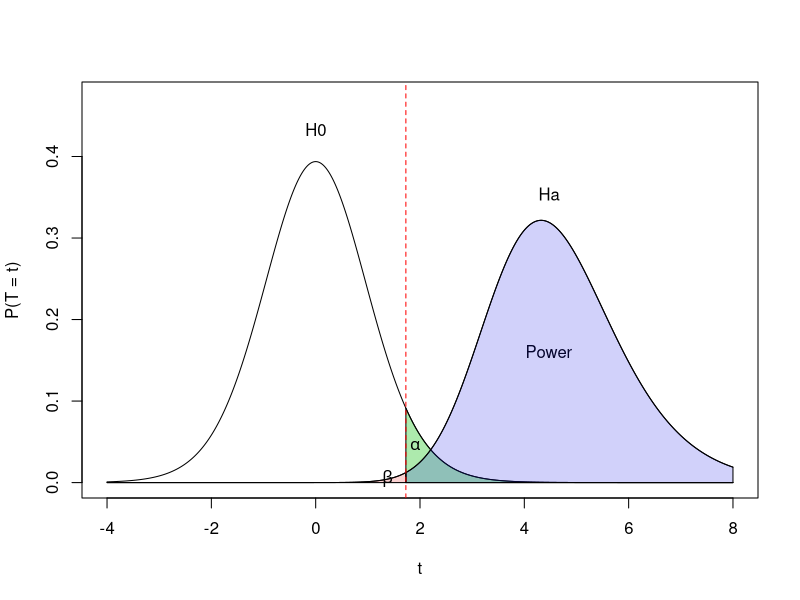
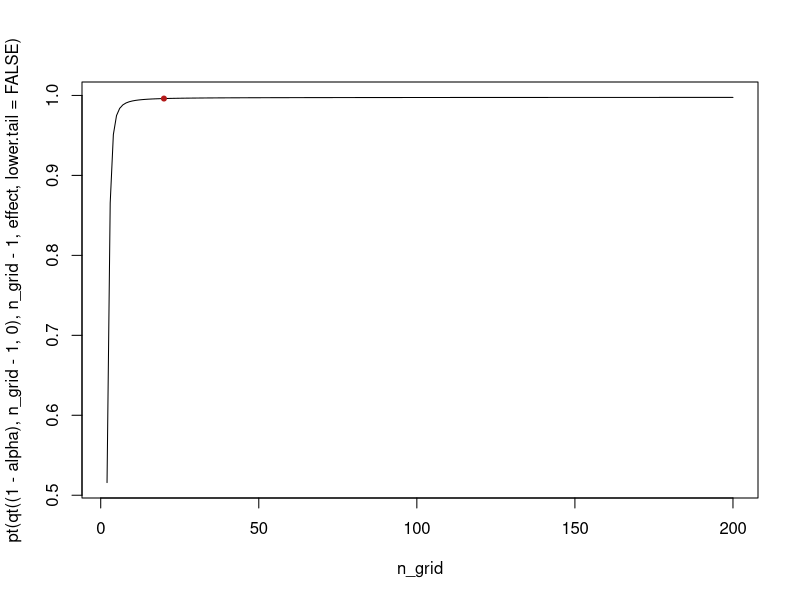

Recreate these plots in R, in order. (Note: this script raises an error after producing the figures.)
## A simple one-sample one-sided t-test Power Calculation 

# inputs
n <- 20 # Sample Size
sigma <- 1 # Estimate of sigma
delta <- 1 # Practically sig. difference
effect <- delta/(sigma/sqrt(n)) # Effect Size
alpha = .05 # Confidence Level

## Put sidedness into function
# alt_sided = "two"

n_grid <- 10000
lim_a <- -4
lim_b <- 8

## Build grids
grid_x <- seq(from = lim_a,
              to = lim_b,
              length.out = n_grid)
grid_x1 <- seq(qt((1-alpha), n-1, 0), lim_b, length.out = 400)
grid_x2 <- seq(lim_a, qt((1-alpha), n-1, 0), length.out = 400)

plot(x = grid_x,
     y = dt(grid_x, n-1, 0),
     type = "l",
     xlim = c(lim_a, lim_b),
     ylim = c(0, 1.2*max(dt(grid_x,n-1,0))),
     ylab = "P(T = t)",
     xlab = "t")

text(0, 1.1*max(dt(grid_x, n-1, 0)), "H0")
text(effect, 1.1*max(dt(grid_x, n-1, effect)), "Ha")
text(effect, .5*max(dt(grid_x, n-1, effect)), "Power")
polygon(x = c(grid_x1, rev(grid_x1)),
        y = c(dt(grid_x1, n-1, 0), rep(0, length(grid_x1))),
        col = rgb(.2, .8, .2, alpha = .4),
        border = "black")
lines(x = grid_x,
      y = dt(grid_x, n-1, effect))
polygon(x = c(grid_x1, rev(grid_x1)),
        y = c(dt(grid_x1, n-1, effect), rep(0, length(grid_x1))),
        col = rgb(.1, .1, .9, alpha = .2))
polygon(x = c(grid_x2, rev(grid_x2)),
        y = c(dt(grid_x2, n-1, effect), rep(0, length(grid_x2))),
        col = rgb(.9, .1, .1, alpha = .2))
abline(v = qt(.95, n-1, 0),
       col = rgb(1,0,0),
       lty = 2)
text(1.1*qt(.95, n-1, 0), .5*dt(qt(.95, n-1, 0), n-1,0 ), expression(paste(alpha)))
text(.8*qt(.95, n-1, 0), .4*dt(qt(.95, n-1, 0), n-1,effect ), expression(paste(beta)))

n_grid <- 2:200
plot(x = n_grid, 
     y = pt(qt((1-alpha),n_grid-1,0), n_grid-1, effect, lower.tail = FALSE),
     type = "l")
points(n, 
       pt(qt((1-alpha),n-1,0), n-1, effect, lower.tail = FALSE),
       pch = 20,
       col = rgb(.7, .1, .1))

pt(qt((1-alpha),n-1,0), n-1, effect, lower.tail = FALSE)
pwr.t.test(n = n,
           d = delta,
           sig.level = alpha,
           type = "one.sample",
           alternative = "greater")


s <- 2
n <- 20
ncp <- 1.5/(s/sqrt(n))
t <- qt(0.975,df=n-1)
pt(t,df=n-1,ncp=ncp)-pt(-t,df=n-1,ncp=ncp) # 0.1111522
1-(pt(t,df=n-1,ncp=ncp)-pt(-t,df=n-1,ncp=ncp)) # 0.8888478


library(pwr)
str(pwr.t.test(n = 20,
           d = 1,
           sig.level = .05,
           type = "one.sample",
           alternative = "greater")
)

effect/(sigma/sqrt(n))

n
pwr <- pt(qt((1-alpha), n-1,0),
n-1, 
(delta/(sigma/sqrt(n))),
lower.tail = FALSE)

tb1 <- cbind(c("Sigma", "Delta", "Sample Size", "ncp", "Alpha", "Power"),
             c(sigma, delta, n, effect, alpha, pwr))
sigma
delta
n
alpha
pwr
tb1 <- as.table(tb1)
colnames(tb1) <- c("", "")
rownames(tb1) <- rep("", 6)
tb1
